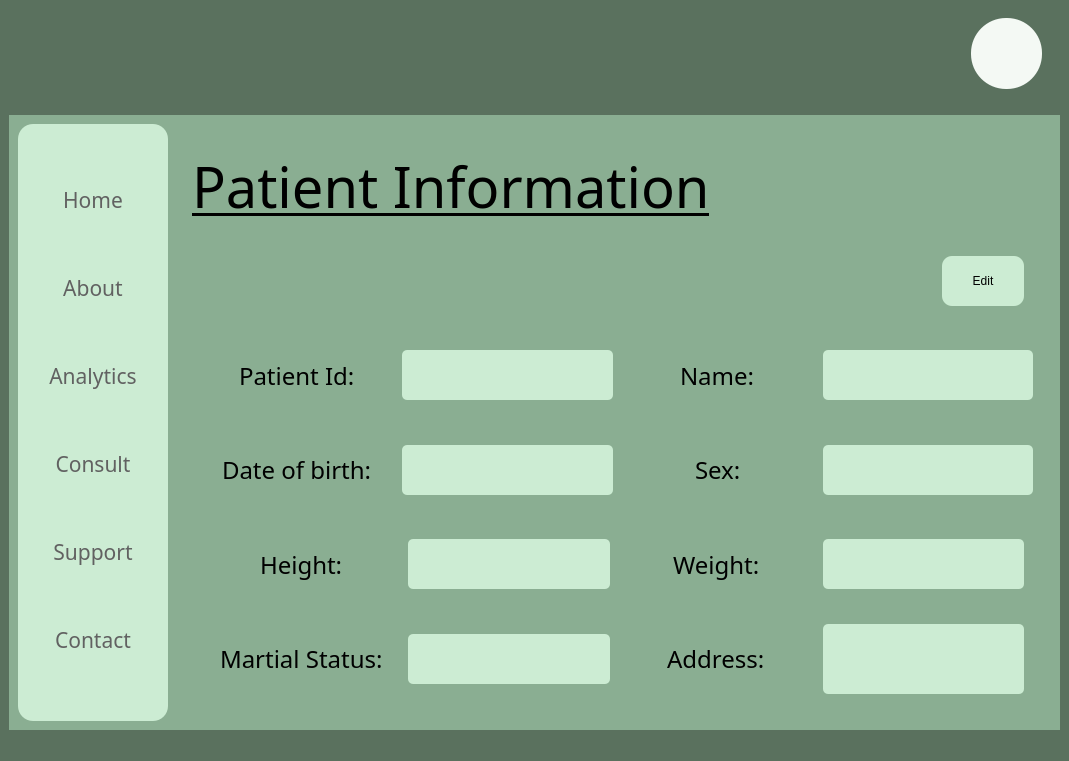
<?xml version="1.0" encoding="UTF-8"?>
<ui version="4.0">
 <class>MainWindow</class>
 <widget class="QMainWindow" name="MainWindow">
  <property name="geometry">
   <rect>
    <x>0</x>
    <y>0</y>
    <width>1069</width>
    <height>761</height>
   </rect>
  </property>
  <property name="windowTitle">
   <string>MainWindow</string>
  </property>
  <property name="styleSheet">
   <string notr="true">background-color:rgb(90, 113, 94);
border:None;</string>
  </property>
  <widget class="QWidget" name="centralwidget">
   <property name="styleSheet">
    <string notr="true">border:None;</string>
   </property>
   <layout class="QVBoxLayout" name="verticalLayout_2">
    <item>
     <widget class="QFrame" name="frame">
      <property name="minimumSize">
       <size>
        <width>0</width>
        <height>100</height>
       </size>
      </property>
      <property name="maximumSize">
       <size>
        <width>16777215</width>
        <height>100</height>
       </size>
      </property>
      <property name="styleSheet">
       <string notr="true">background:transparent;
border:None;</string>
      </property>
      <property name="frameShape">
       <enum>QFrame::StyledPanel</enum>
      </property>
      <property name="frameShadow">
       <enum>QFrame::Raised</enum>
      </property>
      <layout class="QHBoxLayout" name="horizontalLayout_2">
       <item>
        <widget class="QFrame" name="frame_5">
         <property name="frameShape">
          <enum>QFrame::StyledPanel</enum>
         </property>
         <property name="frameShadow">
          <enum>QFrame::Raised</enum>
         </property>
         <layout class="QHBoxLayout" name="horizontalLayout_3">
          <item>
           <widget class="QFrame" name="frame_7">
            <property name="frameShape">
             <enum>QFrame::StyledPanel</enum>
            </property>
            <property name="frameShadow">
             <enum>QFrame::Raised</enum>
            </property>
            <widget class="QPushButton" name="pushButton_14">
             <property name="geometry">
              <rect>
               <x>0</x>
               <y>0</y>
               <width>81</width>
               <height>61</height>
              </rect>
             </property>
             <property name="styleSheet">
              <string notr="true">image: url(Media/Wix Logo Maker - Google Chrome 26-08-2022 16_51_23.png);</string>
             </property>
             <property name="text">
              <string/>
             </property>
            </widget>
           </widget>
          </item>
          <item>
           <widget class="QFrame" name="frame_8">
            <property name="maximumSize">
             <size>
              <width>100</width>
              <height>16777215</height>
             </size>
            </property>
            <property name="frameShape">
             <enum>QFrame::StyledPanel</enum>
            </property>
            <property name="frameShadow">
             <enum>QFrame::Raised</enum>
            </property>
            <widget class="QPushButton" name="pushButton_2">
             <property name="geometry">
              <rect>
               <x>30</x>
               <y>10</y>
               <width>41</width>
               <height>41</height>
              </rect>
             </property>
             <property name="cursor">
              <cursorShape>PointingHandCursor</cursorShape>
             </property>
             <property name="styleSheet">
              <string notr="true">QPushButton{
image: url(Media/notification (2).png);
}

QPushButton:hover{
	image: url(Media/notification.png);
}

QPushButton:pressed{
	image: url(Media/notification (1).png);
}</string>
             </property>
             <property name="text">
              <string/>
             </property>
            </widget>
           </widget>
          </item>
         </layout>
        </widget>
       </item>
       <item>
        <widget class="QFrame" name="frame_6">
         <property name="maximumSize">
          <size>
           <width>100</width>
           <height>16777215</height>
          </size>
         </property>
         <property name="frameShape">
          <enum>QFrame::StyledPanel</enum>
         </property>
         <property name="frameShadow">
          <enum>QFrame::Raised</enum>
         </property>
         <widget class="QPushButton" name="pushButton">
          <property name="geometry">
           <rect>
            <x>20</x>
            <y>0</y>
            <width>71</width>
            <height>71</height>
           </rect>
          </property>
          <property name="cursor">
           <cursorShape>PointingHandCursor</cursorShape>
          </property>
          <property name="styleSheet">
           <string notr="true">color:rgb(97, 97, 97);
background-color: rgb(244, 249, 244);
border-radius:35px;</string>
          </property>
          <property name="text">
           <string/>
          </property>
         </widget>
        </widget>
       </item>
      </layout>
     </widget>
    </item>
    <item>
     <widget class="QFrame" name="frame_2">
      <property name="styleSheet">
       <string notr="true">/*background-color: qlineargradient(spread:pad, x1:0, y1:0, x2:1, y2:0, stop:0 rgba(0, 179, 255, 255), stop:1 rgba(255, 255, 255, 255));*/

background-color: rgb(138, 174, 146);</string>
      </property>
      <property name="frameShape">
       <enum>QFrame::StyledPanel</enum>
      </property>
      <property name="frameShadow">
       <enum>QFrame::Raised</enum>
      </property>
      <layout class="QHBoxLayout" name="horizontalLayout">
       <item>
        <widget class="QFrame" name="frame_3">
         <property name="minimumSize">
          <size>
           <width>150</width>
           <height>0</height>
          </size>
         </property>
         <property name="maximumSize">
          <size>
           <width>100</width>
           <height>16777215</height>
          </size>
         </property>
         <property name="styleSheet">
          <string notr="true">background-color:rgb(204, 236, 211);
border-radius:15px;</string>
         </property>
         <property name="frameShape">
          <enum>QFrame::StyledPanel</enum>
         </property>
         <property name="frameShadow">
          <enum>QFrame::Raised</enum>
         </property>
         <layout class="QVBoxLayout" name="verticalLayout">
          <item>
           <widget class="QPushButton" name="Home_button">
            <property name="font">
             <font>
              <family>Javanese Text</family>
              <pointsize>16</pointsize>
              <bold>false</bold>
             </font>
            </property>
            <property name="cursor">
             <cursorShape>PointingHandCursor</cursorShape>
            </property>
            <property name="styleSheet">
             <string notr="true">QPushButton{
color: rgb(97, 97, 97);
border-radius:10px;
}

QPushButton:hover{
background-color: rgb(220, 255, 228);
	/*color: rgb(255, 255, 255);*/
	font: 700 16pt &quot;Constantia&quot;;
}


</string>
            </property>
            <property name="text">
             <string>Home</string>
            </property>
           </widget>
          </item>
          <item>
           <widget class="QPushButton" name="About_button">
            <property name="font">
             <font>
              <family>Javanese Text</family>
              <pointsize>16</pointsize>
              <bold>false</bold>
             </font>
            </property>
            <property name="cursor">
             <cursorShape>PointingHandCursor</cursorShape>
            </property>
            <property name="styleSheet">
             <string notr="true">QPushButton{
color: rgb(97, 97, 97);
border-radius:10px;
}

QPushButton:hover{
background-color: rgb(220, 255, 228);
	/*color: rgb(255, 255, 255);*/
	font: 700 16pt &quot;Constantia&quot;;
}


</string>
            </property>
            <property name="text">
             <string>About</string>
            </property>
           </widget>
          </item>
          <item>
           <widget class="QPushButton" name="pushButton_6">
            <property name="font">
             <font>
              <family>Javanese Text</family>
              <pointsize>16</pointsize>
              <bold>false</bold>
             </font>
            </property>
            <property name="cursor">
             <cursorShape>PointingHandCursor</cursorShape>
            </property>
            <property name="styleSheet">
             <string notr="true">QPushButton{
color: rgb(97, 97, 97);
border-radius:10px;
}

QPushButton:hover{
background-color: rgb(220, 255, 228);
	/*color: rgb(255, 255, 255);*/
	font: 700 16pt &quot;Constantia&quot;;
}


</string>
            </property>
            <property name="text">
             <string>Analytics</string>
            </property>
           </widget>
          </item>
          <item>
           <widget class="QPushButton" name="pushButton_7">
            <property name="font">
             <font>
              <family>Javanese Text</family>
              <pointsize>16</pointsize>
              <bold>false</bold>
             </font>
            </property>
            <property name="cursor">
             <cursorShape>PointingHandCursor</cursorShape>
            </property>
            <property name="styleSheet">
             <string notr="true">QPushButton{
color: rgb(97, 97, 97);
border-radius:10px;
}

QPushButton:hover{
background-color: rgb(220, 255, 228);
	/*color: rgb(255, 255, 255);*/
	font: 700 16pt &quot;Constantia&quot;;
}


</string>
            </property>
            <property name="text">
             <string>Consult</string>
            </property>
           </widget>
          </item>
          <item>
           <widget class="QPushButton" name="pushButton_5">
            <property name="font">
             <font>
              <family>Javanese Text</family>
              <pointsize>16</pointsize>
              <bold>false</bold>
             </font>
            </property>
            <property name="cursor">
             <cursorShape>PointingHandCursor</cursorShape>
            </property>
            <property name="styleSheet">
             <string notr="true">QPushButton{
color: rgb(97, 97, 97);
border-radius:10px;
}

QPushButton:hover{
background-color: rgb(220, 255, 228);
	/*color: rgb(255, 255, 255);*/
	font: 700 16pt &quot;Constantia&quot;;
}


</string>
            </property>
            <property name="text">
             <string>Support</string>
            </property>
           </widget>
          </item>
          <item>
           <widget class="QPushButton" name="Contact_button">
            <property name="font">
             <font>
              <family>Javanese Text</family>
              <pointsize>16</pointsize>
              <bold>false</bold>
             </font>
            </property>
            <property name="cursor">
             <cursorShape>PointingHandCursor</cursorShape>
            </property>
            <property name="styleSheet">
             <string notr="true">QPushButton{
color: rgb(97, 97, 97);
border-radius:10px;
}

QPushButton:hover{
background-color: rgb(220, 255, 228);
	/*color: rgb(255, 255, 255);*/
	font: 700 16pt &quot;Constantia&quot;;
}


</string>
            </property>
            <property name="text">
             <string>Contact</string>
            </property>
           </widget>
          </item>
         </layout>
        </widget>
       </item>
       <item>
        <widget class="QFrame" name="frame_4">
         <property name="styleSheet">
          <string notr="true">background:transparent;</string>
         </property>
         <property name="frameShape">
          <enum>QFrame::StyledPanel</enum>
         </property>
         <property name="frameShadow">
          <enum>QFrame::Raised</enum>
         </property>
         <layout class="QVBoxLayout" name="verticalLayout_3">
          <item>
           <widget class="QScrollArea" name="scrollArea">
            <property name="widgetResizable">
             <bool>true</bool>
            </property>
            <widget class="QWidget" name="scrollAreaWidgetContents">
             <property name="geometry">
              <rect>
               <x>0</x>
               <y>0</y>
               <width>859</width>
               <height>580</height>
              </rect>
             </property>
             <layout class="QVBoxLayout" name="verticalLayout_4">
              <item>
               <widget class="QLabel" name="label">
                <property name="font">
                 <font>
                  <family>Bahnschrift Condensed</family>
                  <pointsize>42</pointsize>
                  <bold>false</bold>
                  <underline>true</underline>
                 </font>
                </property>
                <property name="text">
                 <string>Patient Information</string>
                </property>
               </widget>
              </item>
              <item alignment="Qt::AlignRight">
               <widget class="QFrame" name="frame_9">
                <property name="minimumSize">
                 <size>
                  <width>100</width>
                  <height>0</height>
                 </size>
                </property>
                <property name="frameShape">
                 <enum>QFrame::StyledPanel</enum>
                </property>
                <property name="frameShadow">
                 <enum>QFrame::Raised</enum>
                </property>
                <layout class="QVBoxLayout" name="verticalLayout_5">
                 <item>
                  <widget class="QPushButton" name="Edit_button">
                   <property name="minimumSize">
                    <size>
                     <width>50</width>
                     <height>50</height>
                    </size>
                   </property>
                   <property name="styleSheet">
                    <string notr="true">QPushButton{
	background-color: rgb(204, 236, 211);
	border-radius:10px;
}
QPushButton:pressed{
	background-color: rgb(90, 113, 94);
}</string>
                   </property>
                   <property name="text">
                    <string>Edit</string>
                   </property>
                  </widget>
                 </item>
                </layout>
               </widget>
              </item>
              <item>
               <widget class="QFrame" name="frame_11">
                <property name="frameShape">
                 <enum>QFrame::StyledPanel</enum>
                </property>
                <property name="frameShadow">
                 <enum>QFrame::Raised</enum>
                </property>
                <layout class="QHBoxLayout" name="horizontalLayout_4">
                 <property name="spacing">
                  <number>0</number>
                 </property>
                 <property name="leftMargin">
                  <number>0</number>
                 </property>
                 <property name="topMargin">
                  <number>0</number>
                 </property>
                 <property name="rightMargin">
                  <number>0</number>
                 </property>
                 <property name="bottomMargin">
                  <number>0</number>
                 </property>
                 <item alignment="Qt::AlignHCenter">
                  <widget class="QLabel" name="label_2">
                   <property name="minimumSize">
                    <size>
                     <width>0</width>
                     <height>30</height>
                    </size>
                   </property>
                   <property name="font">
                    <font>
                     <family>Bahnschrift Condensed</family>
                     <pointsize>18</pointsize>
                    </font>
                   </property>
                   <property name="text">
                    <string>Patient Id:</string>
                   </property>
                  </widget>
                 </item>
                 <item>
                  <widget class="QLabel" name="Patient_id_show">
                   <property name="maximumSize">
                    <size>
                     <width>16777215</width>
                     <height>50</height>
                    </size>
                   </property>
                   <property name="styleSheet">
                    <string notr="true">QLabel{
background-color: rgb(204, 236, 211);
border-radius:5px;
}</string>
                   </property>
                   <property name="text">
                    <string>    </string>
                   </property>
                  </widget>
                 </item>
                 <item alignment="Qt::AlignHCenter">
                  <widget class="QLabel" name="label_9">
                   <property name="minimumSize">
                    <size>
                     <width>0</width>
                     <height>30</height>
                    </size>
                   </property>
                   <property name="font">
                    <font>
                     <family>Bahnschrift Condensed</family>
                     <pointsize>18</pointsize>
                    </font>
                   </property>
                   <property name="text">
                    <string>Name:</string>
                   </property>
                  </widget>
                 </item>
                 <item>
                  <widget class="QLabel" name="Name_show">
                   <property name="maximumSize">
                    <size>
                     <width>16777215</width>
                     <height>50</height>
                    </size>
                   </property>
                   <property name="styleSheet">
                    <string notr="true">QLabel{
background-color: rgb(204, 236, 211);
border-radius:5px;
}</string>
                   </property>
                   <property name="text">
                    <string>    </string>
                   </property>
                  </widget>
                 </item>
                </layout>
               </widget>
              </item>
              <item>
               <widget class="QFrame" name="frame_13">
                <property name="frameShape">
                 <enum>QFrame::StyledPanel</enum>
                </property>
                <property name="frameShadow">
                 <enum>QFrame::Raised</enum>
                </property>
                <layout class="QHBoxLayout" name="horizontalLayout_6">
                 <property name="spacing">
                  <number>0</number>
                 </property>
                 <property name="leftMargin">
                  <number>0</number>
                 </property>
                 <property name="topMargin">
                  <number>0</number>
                 </property>
                 <property name="rightMargin">
                  <number>0</number>
                 </property>
                 <property name="bottomMargin">
                  <number>0</number>
                 </property>
                 <item alignment="Qt::AlignHCenter">
                  <widget class="QLabel" name="label_5">
                   <property name="minimumSize">
                    <size>
                     <width>0</width>
                     <height>30</height>
                    </size>
                   </property>
                   <property name="font">
                    <font>
                     <family>Bahnschrift Condensed</family>
                     <pointsize>18</pointsize>
                    </font>
                   </property>
                   <property name="text">
                    <string>Date of birth:</string>
                   </property>
                  </widget>
                 </item>
                 <item>
                  <widget class="QLabel" name="DOB_show">
                   <property name="maximumSize">
                    <size>
                     <width>16777215</width>
                     <height>50</height>
                    </size>
                   </property>
                   <property name="styleSheet">
                    <string notr="true">QLabel{
background-color: rgb(204, 236, 211);
border-radius:5px;
}</string>
                   </property>
                   <property name="text">
                    <string>    </string>
                   </property>
                  </widget>
                 </item>
                 <item alignment="Qt::AlignHCenter">
                  <widget class="QLabel" name="label_11">
                   <property name="minimumSize">
                    <size>
                     <width>0</width>
                     <height>30</height>
                    </size>
                   </property>
                   <property name="font">
                    <font>
                     <family>Bahnschrift Condensed</family>
                     <pointsize>18</pointsize>
                    </font>
                   </property>
                   <property name="text">
                    <string>Sex:</string>
                   </property>
                  </widget>
                 </item>
                 <item>
                  <widget class="QLabel" name="Sex_show">
                   <property name="maximumSize">
                    <size>
                     <width>16777215</width>
                     <height>50</height>
                    </size>
                   </property>
                   <property name="styleSheet">
                    <string notr="true">QLabel{
background-color: rgb(204, 236, 211);
border-radius:5px;
}</string>
                   </property>
                   <property name="text">
                    <string>    </string>
                   </property>
                  </widget>
                 </item>
                </layout>
               </widget>
              </item>
              <item>
               <widget class="QFrame" name="frame_12">
                <property name="frameShape">
                 <enum>QFrame::StyledPanel</enum>
                </property>
                <property name="frameShadow">
                 <enum>QFrame::Raised</enum>
                </property>
                <layout class="QHBoxLayout" name="horizontalLayout_5">
                 <item alignment="Qt::AlignHCenter">
                  <widget class="QLabel" name="label_3">
                   <property name="minimumSize">
                    <size>
                     <width>0</width>
                     <height>30</height>
                    </size>
                   </property>
                   <property name="font">
                    <font>
                     <family>Bahnschrift Condensed</family>
                     <pointsize>18</pointsize>
                    </font>
                   </property>
                   <property name="text">
                    <string>Height:</string>
                   </property>
                  </widget>
                 </item>
                 <item>
                  <widget class="QLabel" name="Height_show">
                   <property name="maximumSize">
                    <size>
                     <width>16777215</width>
                     <height>50</height>
                    </size>
                   </property>
                   <property name="styleSheet">
                    <string notr="true">QLabel{
background-color: rgb(204, 236, 211);
border-radius:5px;
}</string>
                   </property>
                   <property name="text">
                    <string>    </string>
                   </property>
                  </widget>
                 </item>
                 <item alignment="Qt::AlignHCenter">
                  <widget class="QLabel" name="label_13">
                   <property name="minimumSize">
                    <size>
                     <width>0</width>
                     <height>30</height>
                    </size>
                   </property>
                   <property name="font">
                    <font>
                     <family>Bahnschrift Condensed</family>
                     <pointsize>18</pointsize>
                    </font>
                   </property>
                   <property name="text">
                    <string>Weight:</string>
                   </property>
                  </widget>
                 </item>
                 <item>
                  <widget class="QLabel" name="Weight_show">
                   <property name="maximumSize">
                    <size>
                     <width>16777215</width>
                     <height>50</height>
                    </size>
                   </property>
                   <property name="styleSheet">
                    <string notr="true">QLabel{
background-color: rgb(204, 236, 211);
border-radius:5px;
}</string>
                   </property>
                   <property name="text">
                    <string/>
                   </property>
                  </widget>
                 </item>
                </layout>
               </widget>
              </item>
              <item>
               <widget class="QFrame" name="frame_14">
                <property name="frameShape">
                 <enum>QFrame::StyledPanel</enum>
                </property>
                <property name="frameShadow">
                 <enum>QFrame::Raised</enum>
                </property>
                <layout class="QHBoxLayout" name="horizontalLayout_7">
                 <item alignment="Qt::AlignHCenter">
                  <widget class="QLabel" name="label_7">
                   <property name="minimumSize">
                    <size>
                     <width>0</width>
                     <height>30</height>
                    </size>
                   </property>
                   <property name="font">
                    <font>
                     <family>Bahnschrift Condensed</family>
                     <pointsize>18</pointsize>
                    </font>
                   </property>
                   <property name="text">
                    <string>Martial Status:</string>
                   </property>
                  </widget>
                 </item>
                 <item>
                  <widget class="QLabel" name="Martial_Status_show">
                   <property name="maximumSize">
                    <size>
                     <width>16777215</width>
                     <height>50</height>
                    </size>
                   </property>
                   <property name="styleSheet">
                    <string notr="true">QLabel{
background-color: rgb(204, 236, 211);
border-radius:5px;
}</string>
                   </property>
                   <property name="text">
                    <string>    </string>
                   </property>
                  </widget>
                 </item>
                 <item alignment="Qt::AlignHCenter">
                  <widget class="QLabel" name="label_15">
                   <property name="minimumSize">
                    <size>
                     <width>0</width>
                     <height>30</height>
                    </size>
                   </property>
                   <property name="font">
                    <font>
                     <family>Bahnschrift Condensed</family>
                     <pointsize>18</pointsize>
                    </font>
                   </property>
                   <property name="text">
                    <string>Address:</string>
                   </property>
                  </widget>
                 </item>
                 <item>
                  <widget class="QLabel" name="Address_show">
                   <property name="styleSheet">
                    <string notr="true">QLabel{
background-color: rgb(204, 236, 211);
border-radius:5px;
}</string>
                   </property>
                   <property name="text">
                    <string>   </string>
                   </property>
                  </widget>
                 </item>
                </layout>
               </widget>
              </item>
             </layout>
            </widget>
           </widget>
          </item>
         </layout>
        </widget>
       </item>
      </layout>
     </widget>
    </item>
   </layout>
  </widget>
  <widget class="QStatusBar" name="statusbar"/>
 </widget>
 <resources>
  <include location="Media/home_page.qrc"/>
 </resources>
 <connections/>
</ui>
